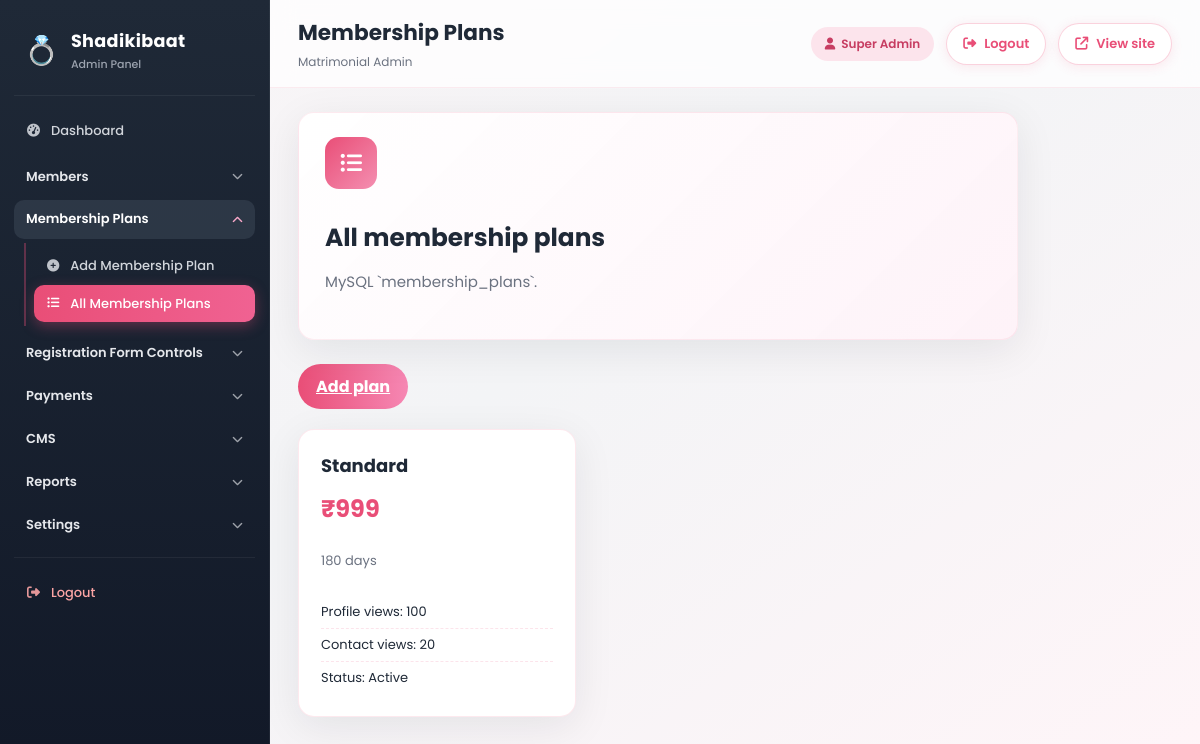
The app's page /admin/membership-plans.php (signed in) with its own data.
### tables this page shows
CREATE TABLE IF NOT EXISTS `membership_plans` (
  `id` bigint(20) UNSIGNED NOT NULL AUTO_INCREMENT,
  `name` varchar(100) NOT NULL,
  `price` decimal(10,2) NOT NULL,
  `duration_days` int(11) NOT NULL,
  `profile_views` int(11) DEFAULT 0,
  `contact_views` int(11) DEFAULT 0,
  `featured_profile` tinyint(1) DEFAULT 0,
  `status` tinyint(1) DEFAULT 1,
  `created_at` timestamp NOT NULL DEFAULT current_timestamp(),
  PRIMARY KEY (`id`)
);

### admin/membership-plans.php (the view, shortened to what this page needs)
<?php
require __DIR__ . '/includes/head.php';
$db = sathi_db();
$result = $db->query('SELECT * FROM membership_plans ORDER BY id ASC');
$plans = $result ? $result->fetch_all(MYSQLI_ASSOC) : [];
?>
<section class="admin-page-placeholder">
  <div class="admin-glass-card admin-page-hero admin-page-hero-top">
    <span class="admin-page-icon" aria-hidden="true"><i class="fas fa-list-ul"></i></span>
    <h2>All membership plans</h2>
    <p class="lead">MySQL `membership_plans`.</p>
  </div>
  <div class="admin-static-toolbar">
    <a href="add-membership-plan.php" class="admin-btn admin-btn-primary">Add plan</a>
  </div>
  <div class="admin-plan-grid">
    <?php foreach ($plans as $pl): ?>
    <div class="admin-plan-card-ui">
      <h3><?php echo htmlspecialchars((string) ($pl['name'] ?? ''), ENT_QUOTES, 'UTF-8'); ?></h3>
      <div class="admin-plan-price">₹<?php echo htmlspecialchars(number_format((float) ($pl['price'] ?? 0), 0), ENT_QUOTES, 'UTF-8'); ?></div>
      <p class="admin-plan-meta"><?php echo (int) ($pl['duration_days'] ?? 0); ?> days</p>
      <ul class="admin-plan-features">
        <li>Profile views: <?php echo (int) ($pl['profile_views'] ?? 0); ?></li>
        <li>Contact views: <?php echo (int) ($pl['contact_views'] ?? 0); ?></li>
        <li>Status: <?php echo ((int) ($pl['status'] ?? 0)) === 1 ? 'Active' : 'Inactive'; ?></li>
      </ul>
    </div>
    <?php endforeach; ?>
  </div>
</section>
<?php require __DIR__ . '/includes/footer.php'; ?>

### admin/css/admin.css (style rules this page uses)
:root { --admin-rose: #e94e77; --admin-rose-soft: #fce4ec; --admin-rose-deep: #c73d62; --admin-sidebar: #1f2937; --admin-sidebar-hover: #374151; --admin-sidebar-border: rgba(255, 255, 255, 0.06); --admin-text: #1f2937; --admin-muted: #6b7280; --admin-bg: #f3f4f6; --admin-white: #ffffff; --admin-card-border: rgba(233, 78, 119, 0.12); --admin-glass: rgba(255, 255, 255, 0.72); --admin-shadow: 0 10px 40px rgba(17, 24, 39, 0.08); --admin-radius: 16px; --admin-sidebar-w: 270px; }
*, *::before, *::after { box-sizing: border-box; }
.admin-body { margin: 0; font-family: 'Poppins', system-ui, sans-serif; color: var(--admin-text); background: linear-gradient(145deg, #faf5f7 0%, #f3f4f6 45%, #fff5f8 100%); min-height: 100vh; overflow-x: hidden; }
.admin-glass-card { background: linear-gradient(135deg, rgba(255, 255, 255, 0.92), rgba(255, 249, 251, 0.95)); border: 1px solid var(--admin-card-border); border-radius: var(--admin-radius); padding: 24px; box-shadow: var(--admin-shadow); backdrop-filter: blur(8px); }
.admin-glass-card h2 { margin: 0 0 18px; font-size: 1.05rem; font-weight: 700; color: var(--admin-text); }
.admin-page-hero-top { margin-bottom: 24px; }
.admin-page-hero { display: flex; flex-direction: column; gap: 14px; background: linear-gradient(135deg, rgba(255, 255, 255, 0.92), rgba(254, 242, 248, 0.95)); border: 1px solid rgba(233, 78, 119, 0.10); padding: 24px 26px; border-radius: var(--admin-radius); }
.admin-page-icon { display: inline-flex; width: 48px; height: 48px; align-items: center; justify-content: center; border-radius: 18px; background: rgba(233, 78, 119, 0.12); color: #e11d48; font-size: 1.25rem; }
.admin-page-hero h2 { margin: 0; font-size: 1.55rem; }
.admin-page-hero .lead { margin: 0; color: var(--admin-muted); line-height: 1.75; }
.admin-btn { border: none; border-radius: 999px; padding: 10px 18px; font-weight: 700; cursor: pointer; transition: transform 0.2s, box-shadow 0.2s, background 0.2s; }
.admin-btn-primary { background: linear-gradient(90deg, #e94e77, #f687b3); color: #fff; }
.admin-page-hero { max-width: 720px; }
.admin-page-hero .lead { margin: 0 0 20px; font-size: 15px; color: var(--admin-muted); line-height: 1.65; }
.admin-page-icon { display: inline-flex; width: 52px; height: 52px; align-items: center; justify-content: center; border-radius: 14px; background: linear-gradient(135deg, #e94e77, #f48fb1); color: #fff; font-size: 22px; margin-bottom: 16px; }

### admin/assets/css/admin-style.css (style rules this page uses)
.admin-static-toolbar { display: flex; flex-wrap: wrap; align-items: center; gap: 12px; margin-bottom: 20px; }
.admin-plan-grid { display: grid; grid-template-columns: repeat(auto-fill, minmax(min(260px, 100%), 1fr)); gap: 20px; }
.admin-plan-card-ui { padding: 22px; border-radius: var(--admin-radius); border: 1px solid var(--admin-card-border); background: var(--admin-white); box-shadow: var(--admin-shadow); display: flex; flex-direction: column; gap: 12px; }
.admin-plan-card-ui h3 { margin: 0; font-size: 18px; }
.admin-plan-price { font-size: 24px; font-weight: 700; color: var(--admin-rose); }
.admin-plan-meta { font-size: 13px; color: var(--admin-muted); }
.admin-plan-features { list-style: none; margin: 0; padding: 0; font-size: 13px; color: var(--admin-text); }
.admin-plan-features li { padding: 6px 0; border-bottom: 1px dashed rgba(233, 78, 119, 0.15); }
.admin-plan-features li:last-child { border-bottom: none; }

### records on screen
membership_plans: name "Standard", price "999", duration_days "180", profile_views "100", contact_views "20", status "Active"

### other values on screen
$dlabel "Dashboard"
$gLabel "Members"
$gLabel "Membership Plans"
$label "Add Membership Plan"
$label "All Membership Plans"
$gLabel "Registration Form Controls"
$gLabel "Payments"
$gLabel "CMS"
$gLabel "Reports"
$gLabel "Settings"
$tbTitle "Membership Plans"
$_SESSION['sathi_admin_name'] "Super Admin"
